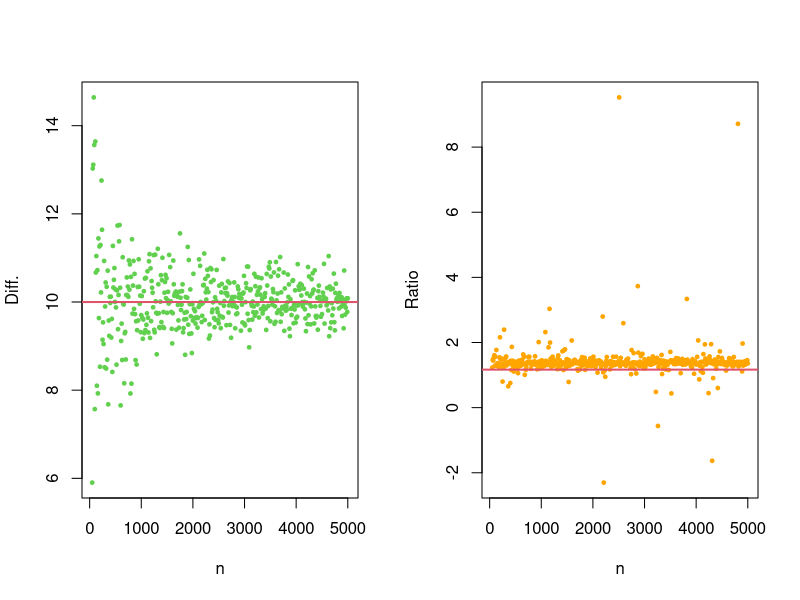

Recreate this plot in R.
n <- seq(50,5000,by=10)
set.seed(59112)
allDiffs <- rep(0,length(n))
allRatios <- rep(0,length(n))
for (i in 1:length(n)) {
  sA <- rnorm(n[i],70,10)
  sB <- rnorm(n[i],60,20)
  dAB <- sA - sB
  rAB <- sA / sB
  allDiffs[i] <- mean(dAB)
  allRatios[i] <- mean(rAB)
}
par(mfrow=c(1,2))
plot(n, allDiffs,pch=19,col=3, xlab="n", ylab="Diff.", cex=0.5)
abline(h=10,col=2,lwd=2)
plot(n, allRatios,pch=19,col="orange", xlab="n", ylab="Ratio", cex=0.5)
abline(h=70/60,col=2,lwd=2)
par(mfrow=c(1,1))
